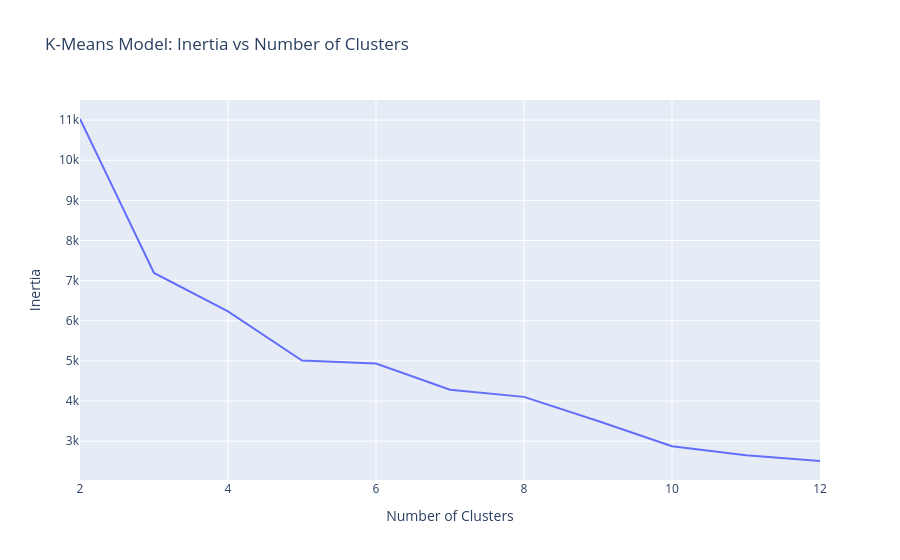

Source (notebook cell):
### Code cell
# Create a line plot of inertia_errors vs n_clusters
fig = px.line(
    x=n_clusters,
    y=inertia_errors,
    title="K-Means Model: Inertia vs Number of Clusters"
)
# Set x-axis to "Number of Clusters", y-axis to "Inertia"
fig.update_layout(xaxis_title="Number of Clusters", yaxis_title="Inertia")
fig.show()

### Figure 1 — Plotly figure (JSON) as saved in the notebook; plotly's stock layout.template omitted (floating-point values rounded to 4 significant figures)
{"data": [{"hovertemplate": "x=%{x}<br>y=%{y}<extra></extra>", "legendgroup": "", "line": {"color": "#636efa", "dash": "solid"}, "marker": {"symbol": "circle"}, "mode": "lines", "name": "", "orientation": "v", "showlegend": false, "type": "scatter", "x": [2, 3, 4, 5, 6, 7, 8, 9, 10, 11, 12], "xaxis": "x", "y": [11030.0, 7191.0, 6233.0, 5010.0, 4936.0, 4282.0, 4104.0, 3503.0, 2875.0, 2646.0, 2505.0], "yaxis": "y"}], "layout": {"legend": {"tracegroupgap": 0}, "title": {"text": "K-Means Model: Inertia vs Number of Clusters"}, "xaxis": {"anchor": "y", "domain": [0, 1], "title": {"text": "Number of Clusters"}}, "yaxis": {"anchor": "x", "domain": [0, 1], "title": {"text": "Inertia"}}}}
